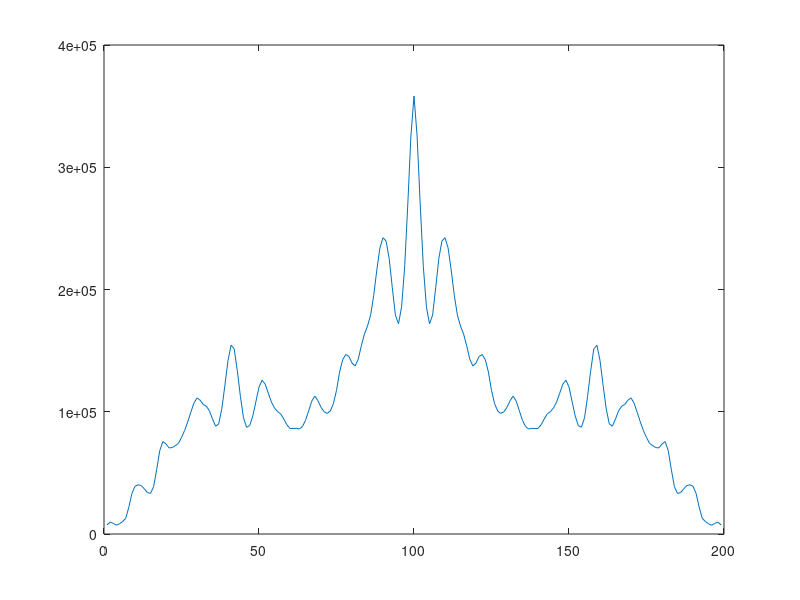

The MATLAB script that drew this image:
Manchas_Solares  = [101,82,66 35 31 7 20 92 154 125 85 68 38 23 10 24 83 132 131 118 90 67 60 47 41 21 16 6 4 7 14 34 45 43 48 42 28 10 8 2 0 1 5 12 14 35 46 41 30 21 16 7 4 2 8 17 36 50 62 67 71 48 28 8 13 57 122 138 103 86 63 37 24 11 15 40 62 98 124 96 66 64 54 39 21 7 4 23 55 94 96 77 59 44 47 30 16 7 37 74];
CorrelacionA=xcorr(Manchas_Solares,Manchas_Solares);
%plot(CorrelacionA);
Tam = length(Manchas_Solares);
Picos = 0;
Promedio = 0;
j=1;
for n=2: Tam-1
   if(Manchas_Solares(n)> Manchas_Solares(n-1) && Manchas_Solares(n)> Manchas_Solares(n+1))
       Picos(j) = n;
       j=j+1;
   end      
end
Tam = length(Picos);
Memcpy_Penultimopico = Picos(Tam-1);
for n=1:Tam-1
   Picos(n) = Picos (n+1)-Picos (n);
   Promedio = Picos(n) + Promedio;
end
Periodo = Promedio/(Tam-1)
for n=1:Tam-1
    Desiviacion_Estandar = (Picos(n)-Periodo)^2;
end
Desiviacion_Estandar = (Desiviacion_Estandar/(Tam-1))^(1/2)
Picos(Tam)=Picos(Tam)-Memcpy_Penultimopico;
plot(CorrelacionA);